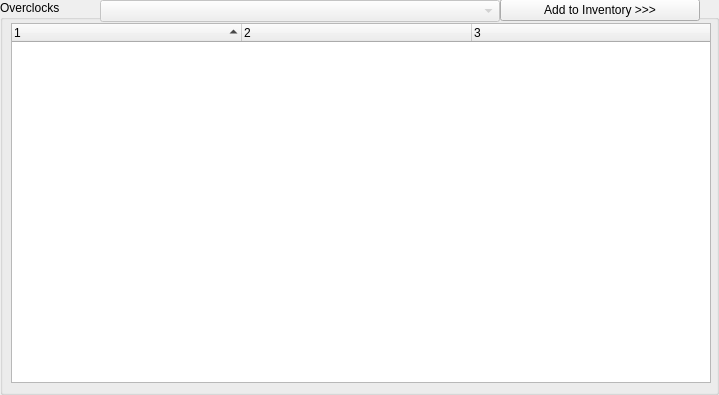
   <widget class="QGroupBox" name="overclock_group">
    <property name="geometry">
     <rect>
      <x>267</x>
      <y>233</y>
      <width>719</width>
      <height>395</height>
     </rect>
    </property>
    <property name="font">
     <font>
      <pointsize>9</pointsize>
     </font>
    </property>
    <property name="title">
     <string>Overclocks</string>
    </property>
    <property name="checkable">
     <bool>false</bool>
    </property>
    <widget class="QTreeWidget" name="overclock_tree">
     <property name="geometry">
      <rect>
       <x>11</x>
       <y>23</y>
       <width>700</width>
       <height>360</height>
      </rect>
     </property>
     <property name="contextMenuPolicy">
      <enum>Qt::CustomContextMenu</enum>
     </property>
     <property name="frameShadow">
      <enum>QFrame::Sunken</enum>
     </property>
     <property name="alternatingRowColors">
      <bool>true</bool>
     </property>
     <property name="selectionMode">
      <enum>QAbstractItemView::ExtendedSelection</enum>
     </property>
     <property name="sortingEnabled">
      <bool>true</bool>
     </property>
     <property name="columnCount">
      <number>3</number>
     </property>
     <attribute name="headerDefaultSectionSize">
      <number>230</number>
     </attribute>
     <column>
      <property name="text">
       <string notr="true">1</string>
      </property>
     </column>
     <column>
      <property name="text">
       <string notr="true">2</string>
      </property>
     </column>
     <column>
      <property name="text">
       <string notr="true">3</string>
      </property>
     </column>
    </widget>
    <widget class="QComboBox" name="combo_oc_filter">
     <property name="enabled">
      <bool>false</bool>
     </property>
     <property name="geometry">
      <rect>
       <x>100</x>
       <y>0</y>
       <width>400</width>
       <height>22</height>
      </rect>
     </property>
     <property name="font">
      <font>
       <pointsize>9</pointsize>
      </font>
     </property>
     <property name="currentText">
      <string/>
     </property>
    </widget>
    <widget class="QPushButton" name="add_cores_button">
     <property name="geometry">
      <rect>
       <x>500</x>
       <y>-1</y>
       <width>200</width>
       <height>22</height>
      </rect>
     </property>
     <property name="font">
      <font>
       <pointsize>9</pointsize>
      </font>
     </property>
     <property name="text">
      <string>Add to Inventory >>></string>
     </property>
    </widget>
   </widget>
